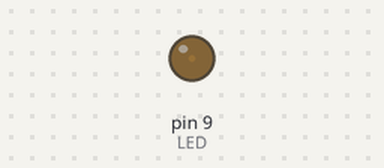
The sketch below on a simulated Arduino Uno, built with avr-gcc and run on an emulated ATmega328P. On the bench: output pins drawn as LEDs (lit = HIGH).

Above: at 0.05 s.
At 0.6 s:
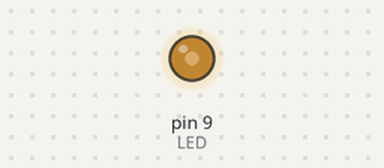
At 1.15 s:
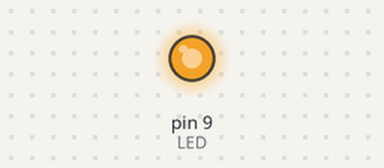
At 2.3 s:
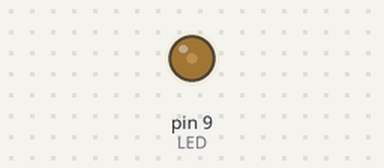
Timing chart, 0 to 5.9 s (numbered marks = the images above):
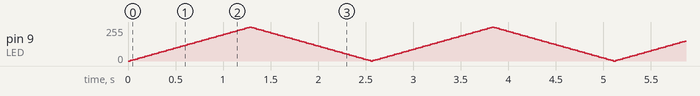

The sketch:

Nr._04_Pulsierende_LED.ino
```cpp
int LED=9;  // Das Wort „LED“ steht jetzt für den Wert 9.
int helligkeit= 0;  // Das Wort „helligkeit“ steht nun für den Wert, der bei der PWM ausgegeben wird. Die Zahl 0 ist dabei nur ein beliebiger Startwert.

int fadeschritte= 5;  // fadeschritte: bestimmt die Geschwindigkeit des „fadens“.


void setup(){
  pinMode(LED, OUTPUT);  // Der Pin mit der LED (Pin9) ist ein Ausgang
}


void loop(){
  analogWrite(LED, helligkeit);  // Mit der Funktion analogWrite wird hier an dem Pin mit der LED (Pin9) die PWM Ausgabe aktiviert.
                                 // Der PWM-Wert ist der Wert, der unter dem Namen „helligkeit“ gespeichert ist. In diesem Fall „0“ (Siehe ersten Programmabschnitt)

  helligkeit = helligkeit + fadeschritte;  // Nun wird der Wert für die PWM-Ausgabe verändert.
                                           // Unter dem Wert „helligkeit“ wird jetzt zur vorherigen helligkeit der Wert für die fadeschritte addiert.
                                           // In diesem Fall: helligkeit=0+ 5. Der neue Wert für „helligkeit“ ist also nicht mehr 0 sondern 5.
                                           // Sobald der Loop-Teil einmal durchgelaufen ist, wiederholt er sich.
                                           // Dann beträgt der Wert für die Helligkeit 10. Im nächsten Durchlauf 15 usw. usw…

  delay(25);  // Die LED soll für 25ms (Millisekunden), also nur ganz kurz die Helligkeit beibehalten. Verringert man diesen Wert, wird das Pulsieren ebenfalls schneller.

  if (helligkeit == 0 || helligkeit == 255)  // Bedeutung des Befehls: Wenn die Helligkeit den Wert 0 ODER 255 erreicht hat,
                                             // wechselt der Wert für die „fadeschritte“ von positiv zu negativ bzw. andersrum.
                                             // Grund: Die LED wird zunächst bei jedem Durchlauf des Loop-Teils immer ein bisschen heller.
                                             // Allerdings ist irgendwann der Maximalwert für die PWM-Ausgabe mit dem Wert 255 erreicht.
                                             // Die LED soll dann wieder Schritt für Schritt dunkler werden.
                                             // Also wird der Wert für die „fadeschritte“ an dieser Stelle negativiert (Ein Minuszeichen wird davor gesetzt).
    {
    fadeschritte = -fadeschritte ;  // Das bedeutet für den nächsten Durchlauf,
                                    // dass in der Zeile „helligkeit = helligkeit + fadeschritte;“ die helligkeit abnimmt.
                                    // Beispiel: „helligkeit=255+(-5)“. Der Wert für Helligkeit ist ab dann 250.
                                    // Im nächsten Durchlauf 245 usw. usw… Sobald der Wert für Helligkeit bei 0 angekommen ist,
                                    // wechselt wieder das Vorzeichen.
                                    // (Man bedenke die alte mathematische Regel: „minus und minus ergibt plus“.)
  }
}
```
